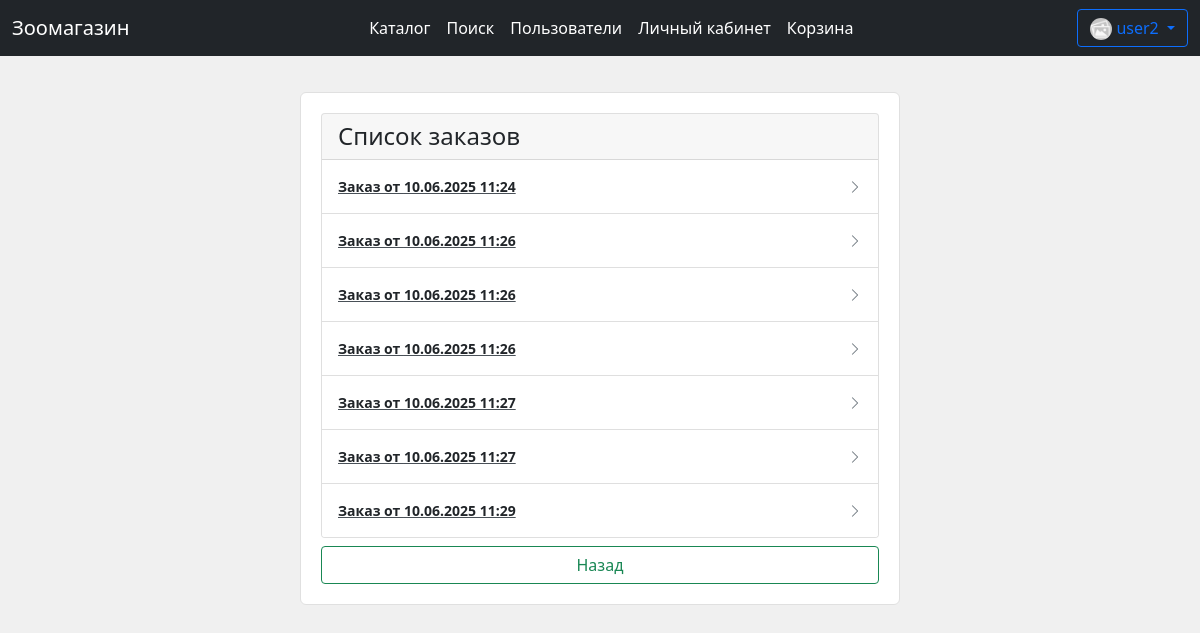
/user_orders (signed in), run on the app's committed database.
### data/user.py (models this page shows, shortened)
class User(SqlAlchemyBase, UserMixin, SerializerMixin):
    __tablename__ = 'users'
    id = sqlalchemy.Column(
        sqlalchemy.Integer, autoincrement=True,
        primary_key=True, nullable=False)
    name = sqlalchemy.Column(sqlalchemy.String, nullable=False)
    email = sqlalchemy.Column(
        sqlalchemy.String, index=True, unique=True, nullable=True)
    hashed_password = sqlalchemy.Column(
        sqlalchemy.String, nullable=False)
    role_id = sqlalchemy.Column(
        sqlalchemy.Integer, sqlalchemy.ForeignKey('roles.id'), default=2)
    balance = sqlalchemy.Column(sqlalchemy.Integer, default=0)
    about = sqlalchemy.Column(
        sqlalchemy.String,
        default="Это описание профиля пользователя. Здесь можно указать интересы и другую информацию.")
    profile_img_path = sqlalchemy.Column(sqlalchemy.String, default='static/imgs/noimg.jpg')
    time = sqlalchemy.Column(sqlalchemy.DateTime, default=datetime.now)
    role = orm.relation('Role')

### data/order_entry.py (models this page shows, shortened)
class OrderEntry(SqlAlchemyBase, SerializerMixin):
    __tablename__ = 'order_entries'
    id = sqlalchemy.Column(
        sqlalchemy.Integer, autoincrement=True,
        primary_key=True, nullable=False)
    user_id = sqlalchemy.Column(
        sqlalchemy.Integer, sqlalchemy.ForeignKey('users.id'), nullable=False)
    description = sqlalchemy.Column(sqlalchemy.String, default="Нет данных")
    time = sqlalchemy.Column(sqlalchemy.DateTime, default=datetime.now)
    user = orm.relation('User')

### main.py (the view)
@app.route("/user_orders")
def user_orders():
    if not current_user.is_authenticated:
        return redirect("/register")
    session = db_session.create_session()
    orders = session.query(OrderEntry).filter(OrderEntry.user_id == current_user.id)
    return render_template('orders.html', orders=orders, orders_count=orders.count())

### data/db_session.py (called while the page is built)
def create_session() -> Session:
    global __factory
    return __factory()

### main.py (called while the page is built)
@login_manager.user_loader
def load_user(user_id):
    session = db_session.create_session()
    return session.query(User).get(user_id)

### templates/orders.html
{% extends "base.html" %}
{% block content %}
<div style="margin: auto;margin-top: 3%;padding: 20px;font-size: 14px;background-color: #fff;border: 1px solid #e0e0e0;border-radius: 6px 6px 6px 6px; max-width: 600px">
    <div class="order-items card">
        <div class="card-header">
            <h4 class="mb-0">Список заказов</h4>
        </div>
        {% if orders_count != 0 %}
        <ul class="list-group list-group-flush">
            {% for order in orders %}
            <li class="list-group-item">
                <a href="/order_description/{{ order.id }}"
                   class="list-group-item-action d-flex justify-content-between align-items-center py-2">
                    <span class="fw-bold text-dark">
                        Заказ от {{ order.time.strftime("%d.%m.%Y %H:%M") }}
                    </span>
                    <i class="bi bi-chevron-right text-muted"></i>
                </a>
            </li>
            {% endfor %}
        </ul>
        {% else %}
        <div class="card-body">
            <p class="text-muted mb-0">У вас нет заказов.</p>
        </div>
        {% endif %}
    </div>
    <a class="btn btn-outline-success" href="/user_page" style="width: 100%; margin-top: 1.5%; ">Назад</a>
</div>
{% endblock %}

### templates/base.html (shortened to what this page needs)
<!DOCTYPE html>
<html>
<head>
    <link href="https://cdn.jsdelivr.net/npm/bootstrap@5.0.0-beta1/dist/css/bootstrap.min.css"
          rel="stylesheet"
>
    <link rel="stylesheet" href="https://cdn.jsdelivr.net/npm/bootstrap-icons@1.11.3/font/bootstrap-icons.min.css">
    {% set base_title = "Зоомагазин" %}
</head>
<body>
<header>
    <nav class="navbar navbar-expand-lg navbar-dark bg-dark">
        <div class="container-fluid">
            <a class="navbar-brand" href="/">{{ base_title }}</a>
            <div class="collapse navbar-collapse" id="navbarSupportedContent">
                <ul class="navbar-nav me-auto my-2 my-lg-0 navbar-nav-scroll"
                    style="margin-left: auto;margin-right: auto;--bs-scroll-height: 100px;">
                    <li class="nav-item">
                        <a class="nav-link active" aria-current="page" href="/">Каталог</a>
                    </li>
                    <li class="nav-item">
                        <a class="nav-link active" href="/search_products">Поиск</a>
                    </li>
                    {% if current_user.is_authenticated and current_user.role_id == 1 %}
                    <li class="nav-item">
                        <a class="nav-link active" href="/search_users">Пользователи</a>
                    </li>
                    {% endif %}
                    <li class="nav-item">
                        <a class="nav-link active" href="/user_page">Личный кабинет</a>
                    </li>
                    <li class="nav-item">
                        <a class="nav-link active" href="/to_cart">Корзина</a>
                    </li>
                </ul>
                <form class="d-flex">
                    {% if current_user.is_authenticated %}
                    <div class="btn-group">
                        <div>
                            <button type="button" class="btn btn-outline-primary dropdown-toggle"
                                    data-bs-toggle="dropdown" data-bs-display="static" aria-expanded="false">
                                <img src="/{{ current_user.profile_img_path }}" width="22" height="22"
                                     style="border-radius: 100px;"
                                     onerror="this.src='/static/imgs/noimg.jpg'; this.alt='noimg.jpg';">
                                {{ current_user.name }}
                            </button>
                        </div>
                    </div>
                    {% else %}
                    <div>
                        <a class="btn btn-outline-info" href="/register">Регистрация</a>
                        <a class="btn btn-outline-warning" href="/login">Войти</a>
                    </div>
                    {% endif %}
                </form>
            </div>
        </div>
    </nav>
</header>
<main role="main">
    {% block content %}{% endblock %}
</main>
</body>
</html>

### templates/base.html (style rules this page uses)
body { background-color: #f0f0f0; }

### data on the page
User: profile_img_path (placeholder picture), name "user2"
OrderEntry: time "10.06.2025 11:24"
OrderEntry: time "10.06.2025 11:26"
OrderEntry: time "10.06.2025 11:26"
OrderEntry: time "10.06.2025 11:26"
OrderEntry: time "10.06.2025 11:27"
OrderEntry: time "10.06.2025 11:27"
OrderEntry: time "10.06.2025 11:29"

### other printed values
{{ base_title }} "Зоомагазин"
